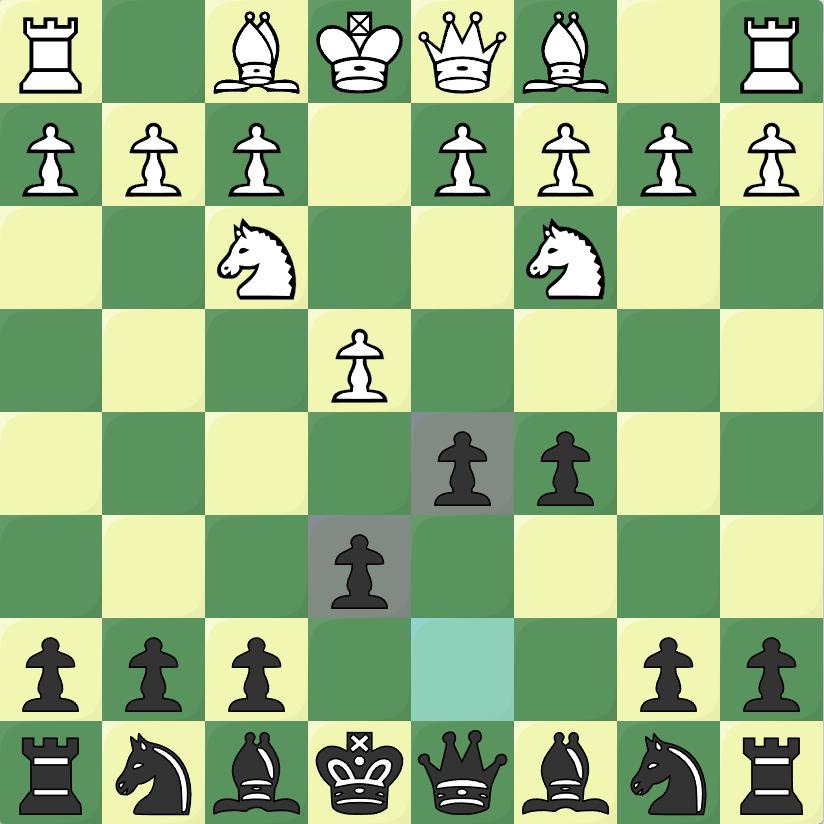
#> input picture Error_files/board_img_2024-09-2310_57_58.315626.png, 824 x 824 px; its folder holds only this picture in this run
$ python -i utils.py   (imports and definitions only)
#> lines starting #> are read from the running program, lines starting #| are printed output that depends on the picture; after the words box and inside, x2 and y2 are one past the last pixel; in counts of white or black regions, pixels touching at a corner belong together
#> further down, picture is the input picture: shape (824, 824, 3); mean B, G, R 130, 179.3, 151.3
#!/usr/bin/env python3
"""
Shared utilities for auto-calibration.

Provides screen capture, image processing, and helper functions used
across the calibration module.
"""

import cv2
import numpy as np
import sys
from pathlib import Path
from typing import Tuple, Optional, List
from datetime import datetime

# Add parent directory to path for imports
PARENT_DIR = Path(__file__).parent.parent
sys.path.insert(0, str(PARENT_DIR))

# Screen capture singleton
_screen_capture = None


# [112 lines left out: functions get_screen_capture, capture_screenshot, load_image, save_image, remove_background_colours, not called in this run]


def get_timestamp() -> str:
    """Get current timestamp string for filenames."""
    return datetime.now().strftime("%Y-%m-%d_%H-%M-%S")


# [102 lines left out: functions ensure_directory, get_output_directory, get_screenshots_directory, extract_region, downscale_image, upscale_coordinates and 1 more, not called in this run]


def cluster_mean(cluster: List[int]) -> int:
    """Get the mean value of a cluster, rounded to int."""
    return int(round(sum(cluster) / len(cluster)))


# Lichess colour definitions (HSV ranges)
# These are STRICT ranges to avoid picking up move highlights
# Light squares: cream/beige - NOT the yellow/teal highlights
LICHESS_LIGHT_HSV = {
    'lower': np.array([20, 15, 210]),   # Cream/beige - tighter saturation
    'upper': np.array([40, 70, 255])
}

# Dark squares: green - NOT the teal/blue highlights
LICHESS_DARK_HSV = {
    'lower': np.array([40, 50, 100]),   # Green - avoid teal highlights (H < 40)
    'upper': np.array([75, 160, 170])   # Avoid bright highlights
}


def create_board_colour_mask(image: np.ndarray) -> np.ndarray:
    """
    Create a binary mask for Lichess board colours.
    Excludes move highlight colours (yellow/teal).

    Args:
        image: BGR image.

    Returns:
        Binary mask where board pixels are white.
    """
    hsv = cv2.cvtColor(image, cv2.COLOR_BGR2HSV)
#> hsv: shape (824, 824, 3); mean H, S, V 42.3, 71.9, 179.3

    # Create masks for light and dark squares
    light_mask = cv2.inRange(hsv, LICHESS_LIGHT_HSV['lower'], LICHESS_LIGHT_HSV['upper'])
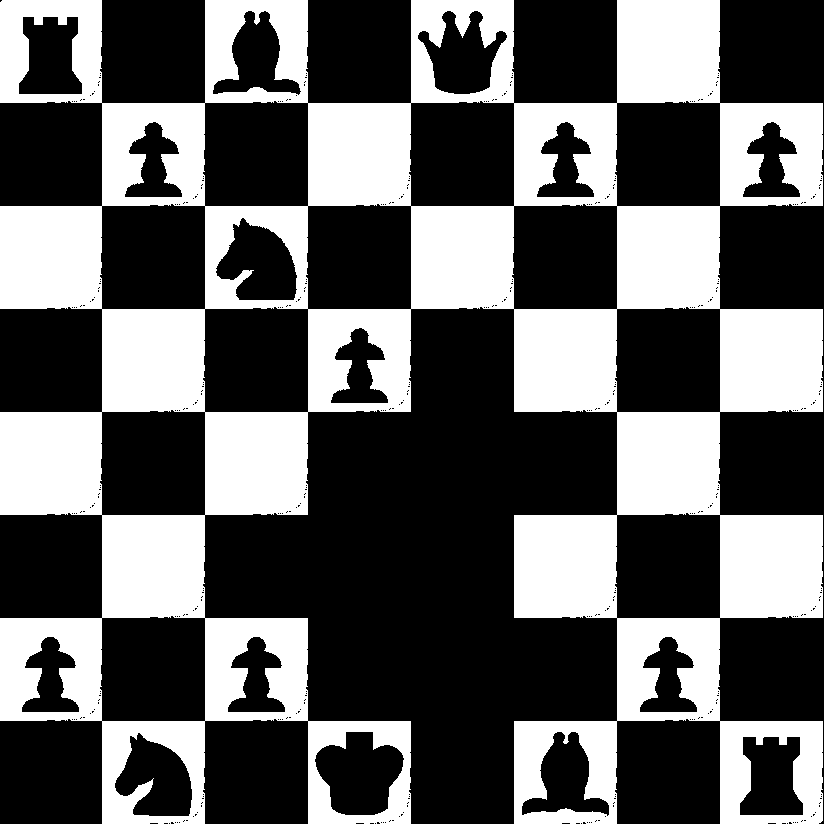
#> light_mask: shape (824, 824); 37.9% white; 1 white region, box (x1, y1, x2, y2) and area: (0, 0, 823, 824) 257089
    dark_mask = cv2.inRange(hsv, LICHESS_DARK_HSV['lower'], LICHESS_DARK_HSV['upper'])
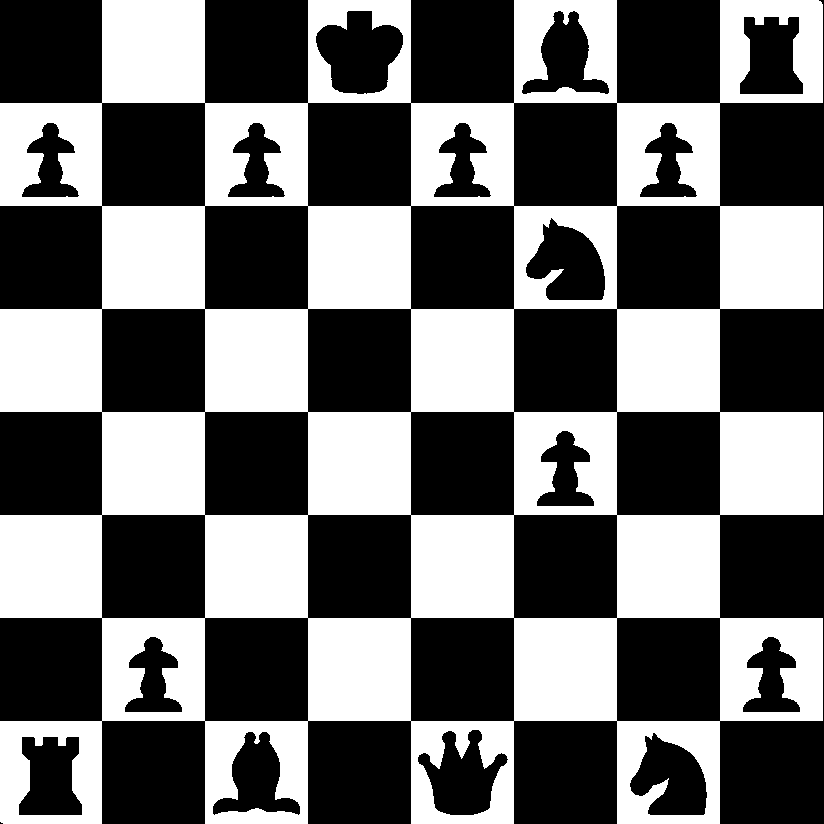
#> dark_mask: shape (824, 824); 43% white; 1 white region, box (x1, y1, x2, y2) and area: (0, 0, 823, 824) 291705

    # Combine masks
    combined = cv2.bitwise_or(light_mask, dark_mask)
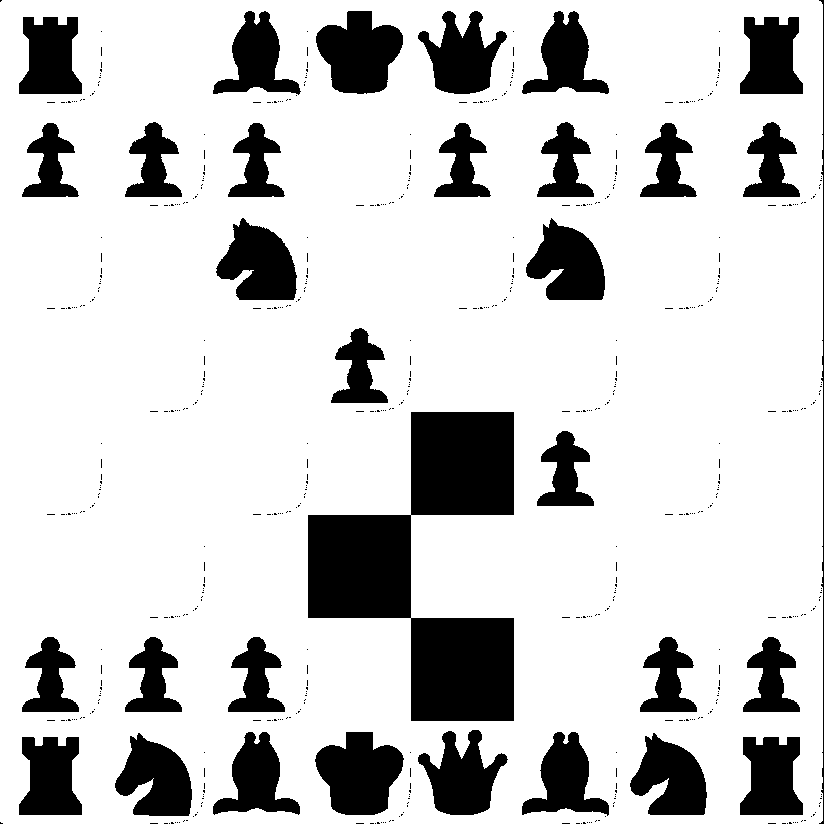
#> combined: shape (824, 824); 80.8% white; 623 black regions (591 under 20 px), largest, box (x1, y1, x2, y2) and area: (308, 412, 514, 721) 31827, (315, 732, 404, 815) 5149, (316, 11, 403, 94) 4966

    # Clean up with morphological operations - use smaller kernel to preserve edges
    kernel = np.ones((3, 3), np.uint8)
    combined = cv2.morphologyEx(combined, cv2.MORPH_CLOSE, kernel)
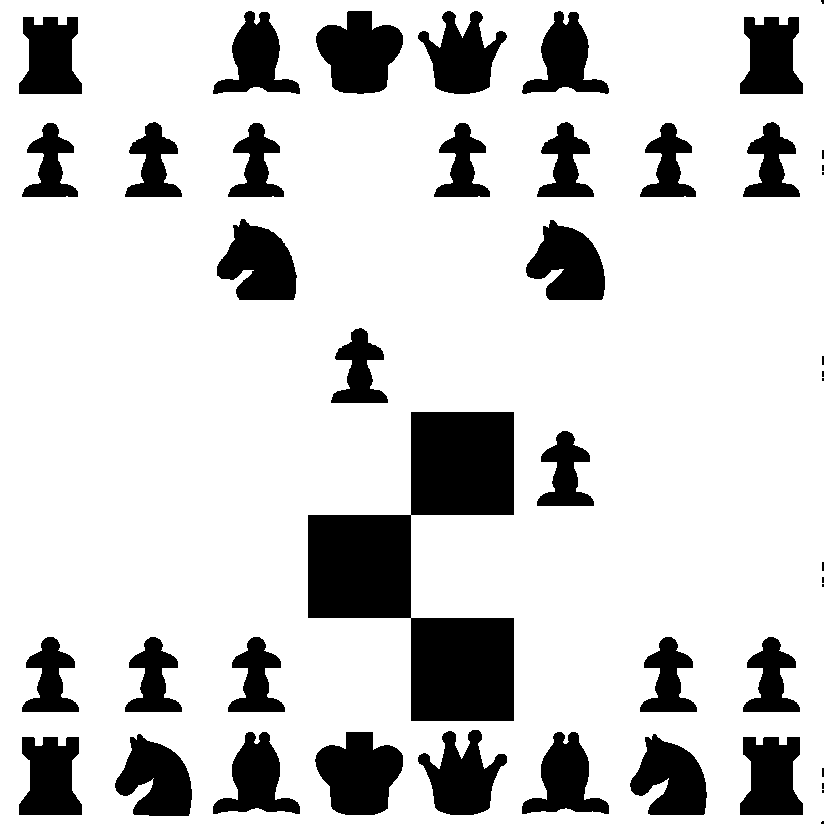
#> combined: shape (824, 824); 81.2% white; 45 black regions (14 under 20 px), largest, box (x1, y1, x2, y2) and area: (308, 412, 514, 721) 31827, (315, 732, 403, 815) 5147, (316, 11, 403, 94) 4963
    combined = cv2.morphologyEx(combined, cv2.MORPH_OPEN, kernel)
#> combined: shape (824, 824); 81.2% white; 41 black regions (6 under 20 px), largest, box (x1, y1, x2, y2) and area: (308, 412, 514, 721) 31827, (315, 732, 403, 815) 5150, (316, 11, 403, 94) 4967

    return combined


# [168 lines left out: functions create_board_colour_mask_strict, find_largest_contour, get_bounding_rect, is_approximately_square, draw_rectangle, draw_grid and 1 more, not called in this run]

>>> import cv2
>>> picture = cv2.imread('../Error_files/board_img_2024-09-2310_57_58.315626.png')
>>> result = create_board_colour_mask(picture)

$ run again, on Error_files/board_img_2024-09-2310_58_08.078673.png
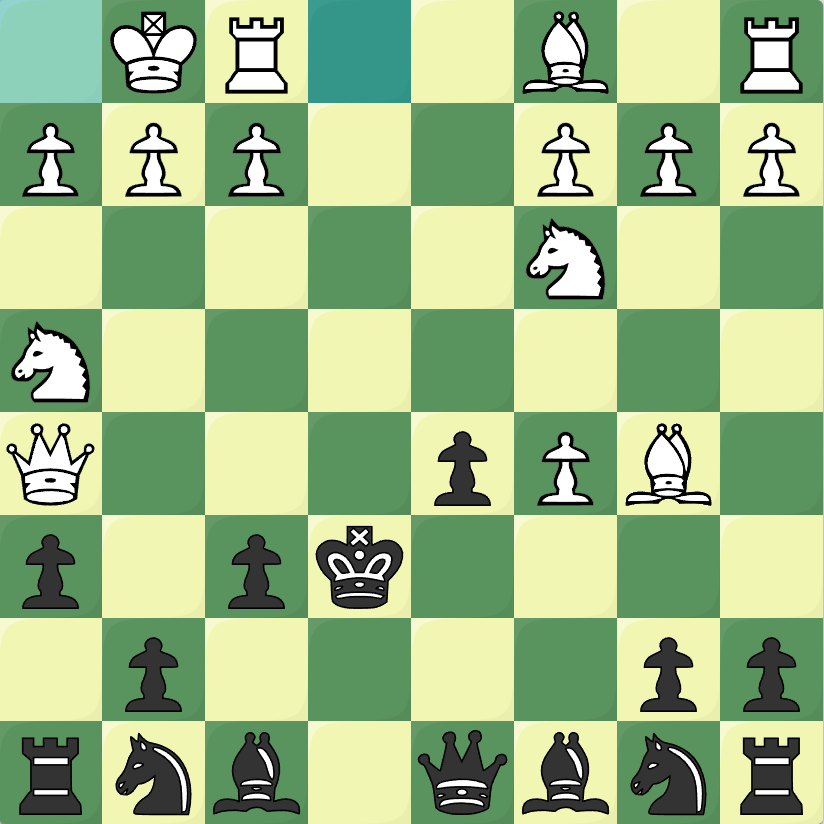
#> input picture Error_files/board_img_2024-09-2310_58_08.078673.png, 824 x 824 px
#> picture is the input picture: shape (824, 824, 3); mean B, G, R 133.6, 184.7, 156.6
#> hsv: shape (824, 824, 3); mean H, S, V 41.7, 74.6, 184.7
#> in create_board_colour_mask, `light_mask = cv2.inRange(hsv, LICHESS_LIGHT_HSV['lower'], LICHESS_LIGH..`:
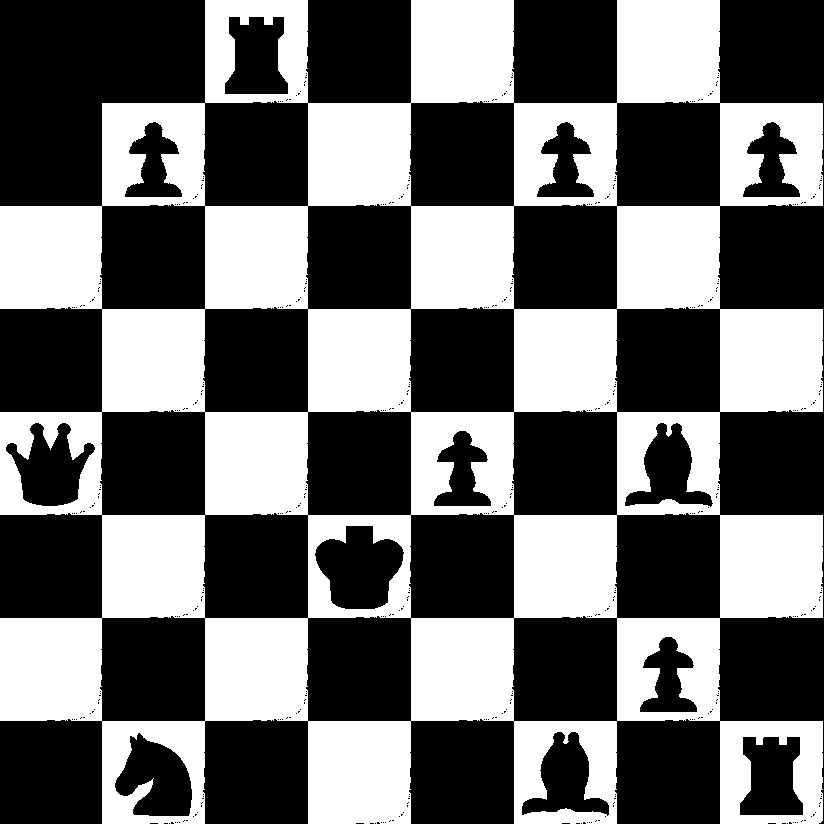
#> light_mask: shape (824, 824); 42.3% white; 1 white region, box (x1, y1, x2, y2) and area: (0, 0, 823, 824) 287238
#> dark_mask: shape (824, 824); 40.4% white; 1 white region, box (x1, y1, x2, y2) and area: (0, 0, 823, 824) 274580
#> in create_board_colour_mask, `combined = cv2.morphologyEx(combined, cv2.MORPH_CLOSE, kernel)`:
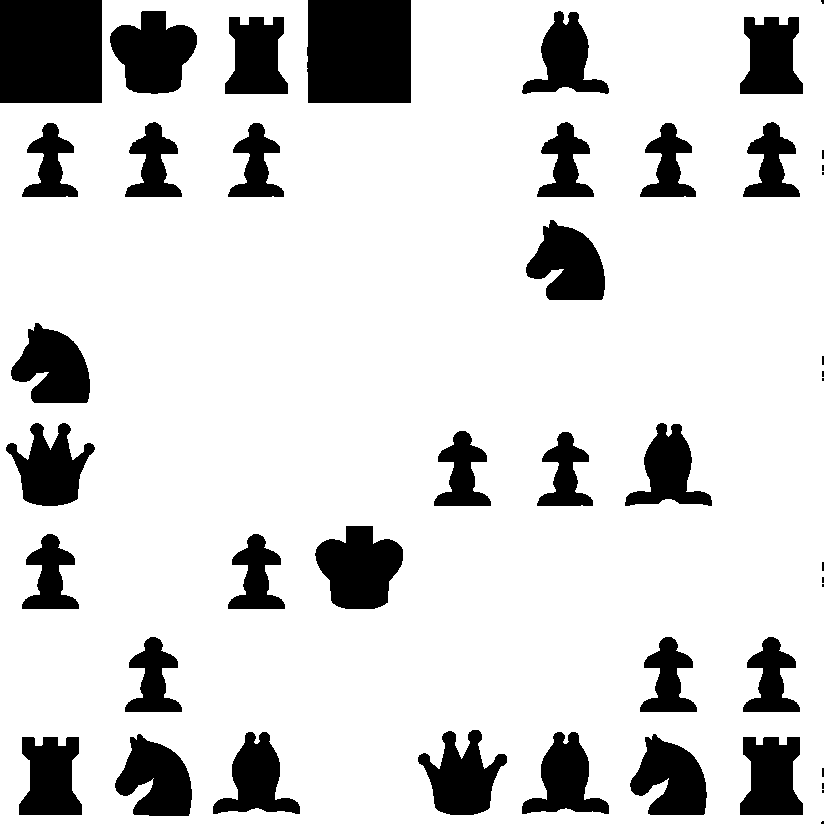
#> combined: shape (824, 824); 83.1% white; 45 black regions (14 under 20 px), largest, box (x1, y1, x2, y2) and area: (307, 0, 411, 103) 10627, (0, 0, 102, 103) 10506, (315, 526, 403, 609) 5147

$ run again, on Error_files/board_img_2024-09-2310_58_16.522196.png
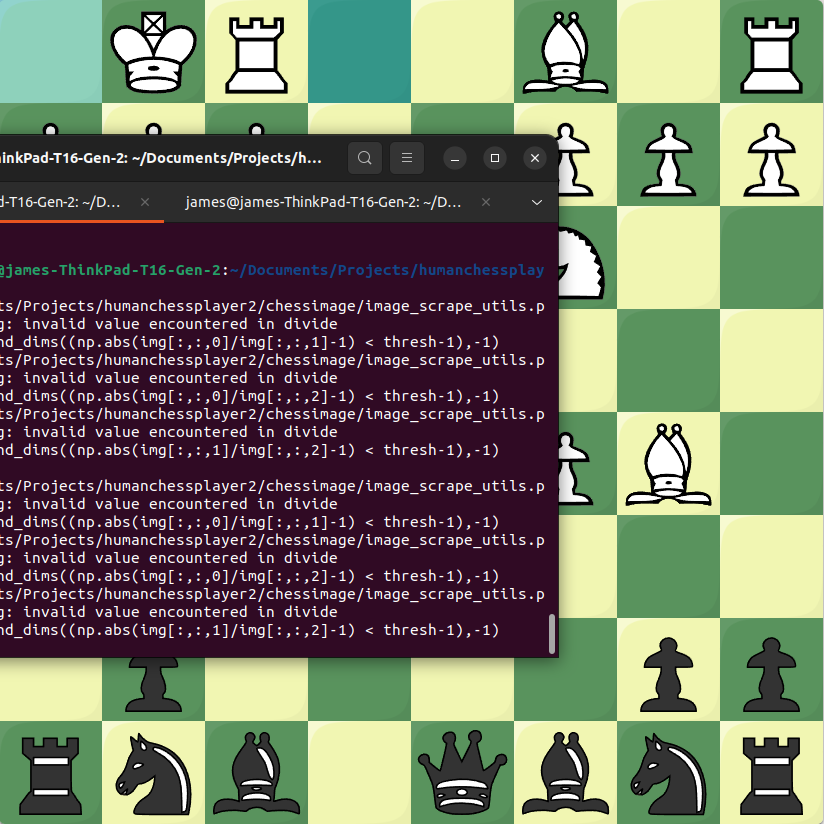
#> input picture Error_files/board_img_2024-09-2310_58_16.522196.png, 824 x 824 px
#> picture is the input picture: shape (824, 824, 3); mean B, G, R 99, 118, 114.3
#> hsv: shape (824, 824, 3); mean H, S, V 75.8, 109.3, 132.5
#> in create_board_colour_mask, `light_mask = cv2.inRange(hsv, LICHESS_LIGHT_HSV['lower'], LICHESS_LIGH..`:
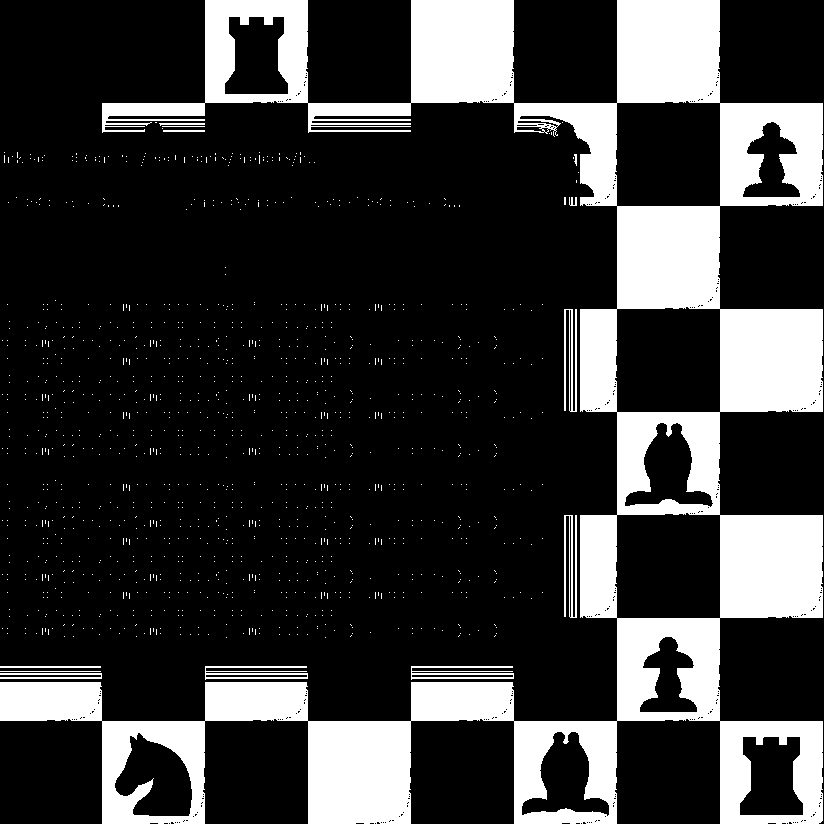
#> light_mask: shape (824, 824); 21.8% white; 1268 white regions (1255 under 20 px), largest, box (x1, y1, x2, y2) and area: (0, 0, 823, 824) 141966, (205, 666, 308, 680) 727, (411, 666, 514, 680) 727
#> dark_mask: shape (824, 824); 21% white; 6 white regions (4 under 20 px), largest, box (x1, y1, x2, y2) and area: (0, 0, 823, 824) 130622, (0, 0, 308, 134) 11678
#> in create_board_colour_mask, `combined = cv2.morphologyEx(combined, cv2.MORPH_OPEN, kernel)`:
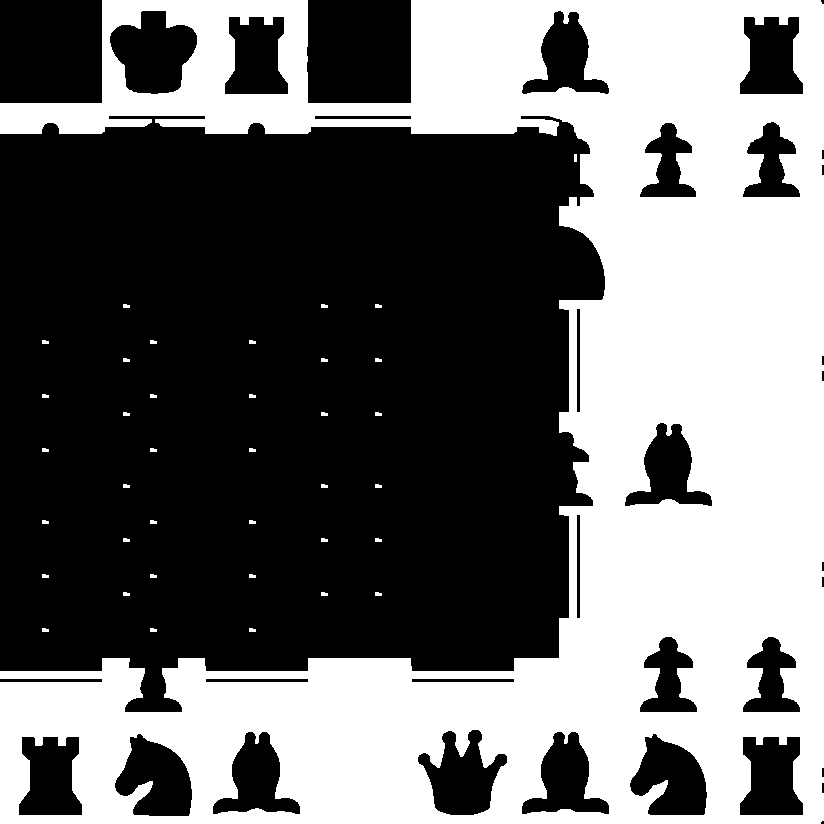
#> combined: shape (824, 824); 43% white; 38 white regions, largest, box (x1, y1, x2, y2) and area: (0, 0, 824, 824) 290718, (123, 304, 130, 308) 25, (321, 304, 328, 308) 25
